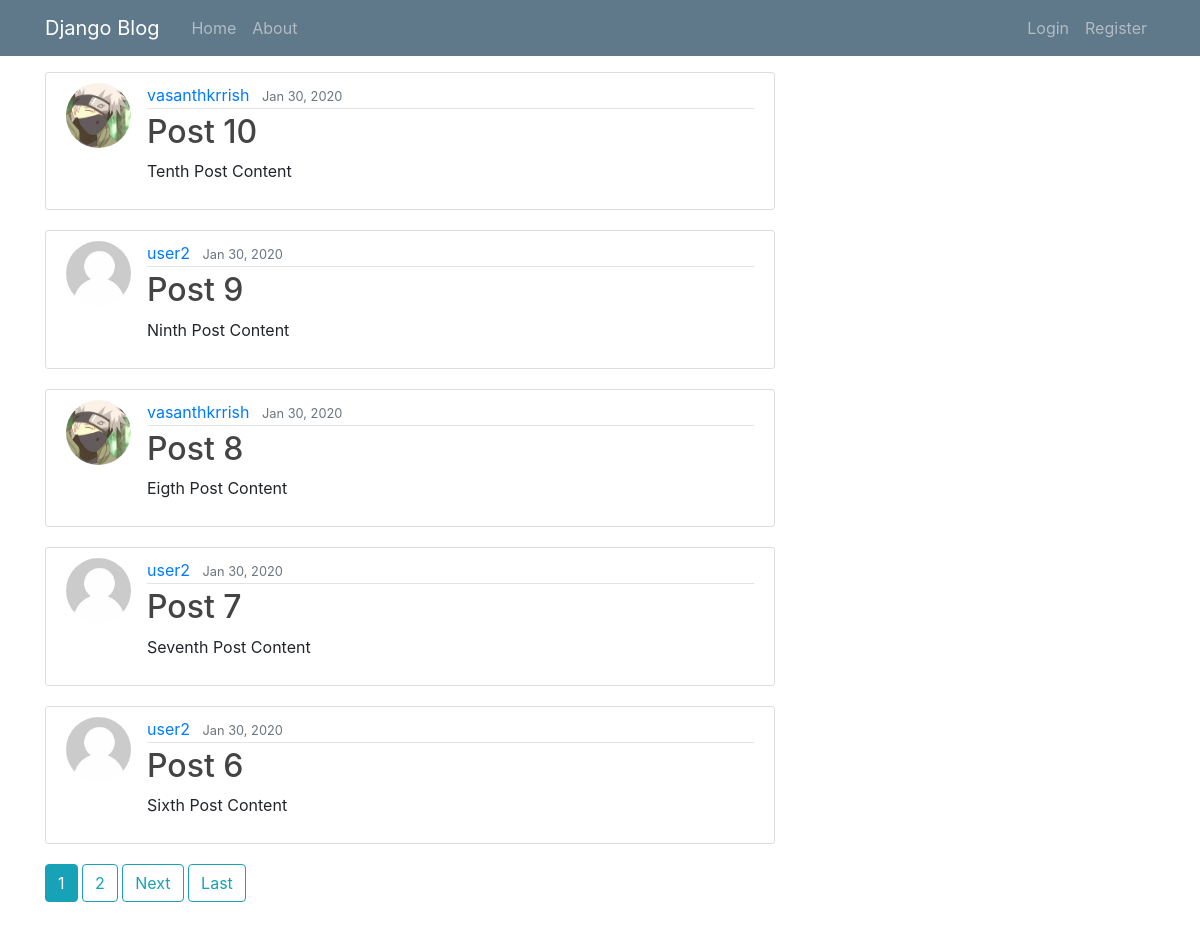
The page / on the database its author committed.
### blog/models.py (models this page shows, shortened)
class Post(models.Model):
    title = models.CharField(max_length=100)
    content = models.TextField()
    date_posted = models.DateTimeField(default = timezone.now)
    author = models.ForeignKey(User, on_delete = models.CASCADE)

### users/models.py (models this page shows, shortened)
class Profile(models.Model):
    user = models.OneToOneField(User, on_delete = models.CASCADE)
    image = models.ImageField(default='default.jpg', upload_to='profile_pics')

### blog/views.py (the view)
# urls.py: path('', PostListView.as_view(), name='blog-home'),
class PostListView(ListView):
    model = Post
    template_name = 'blog/home.html'
    context_object_name = 'posts'
    ordering = ['-date_posted']
    paginate_by = 5

### blog/templates/blog/home.html (shortened to what this page needs)
{% extends 'blog/base.html' %}
{% block content %}
  {% for post in posts %}
      <article class="media content-section">
        <img src="{{ post.author.profile.image.url }}" class='rounded-circle article-img'>
        <div class="media-body">
          <div class="article-metadata">
            <a class="mr-2" href="{% url 'user-posts' post.author.username %}">{{ post.author }}</a>
            <small class="text-muted">{{ post.date_posted|date:"M d, Y" }}</small>
          </div>
          <h2><a class="article-title" href="{% url 'post-detail' post.id %}">{{ post.title }}</a></h2>
          <p class="article-content">{{ post.content }}</p>
        </div>
      </article>
  {% endfor %}
  {% if is_paginated %}
    {% for num in page_obj.paginator.page_range %}
      {% if page_obj.number == num %}
        <a href="?page={{ num }}" class="btn btn-info mb-4">{{ num }}</a>
      {% elif num > page_obj.number|add:'-3' and num < page_obj.number|add:'3' %}
        <a href="?page={{ num }}" class="btn btn-outline-info mb-4">{{ num }}</a>
      {% endif %}
    {% endfor %}
    {% if page_obj.has_next %}
      <a href="?page={{ page_obj.next_page_number }}" class="btn btn-outline-info mb-4">Next</a>
      <a href="?page={{ page_obj.paginator.num_pages  }}" class="btn btn-outline-info mb-4">Last</a>
    {% endif %}
  {% endif %}
{% endblock content %}

### blog/templates/blog/base.html (shortened to what this page needs)
{% load static %}
<!DOCTYPE html>
<html>
    <head>
        <link rel="stylesheet" type="text/css" href="{% static 'blog/main.css' %}">
        <link rel="stylesheet" href="https://maxcdn.bootstrapcdn.com/bootstrap/4.0.0/css/bootstrap.min.css">
    </head>
    <body>
        <br><br><br>
        <header class="site-header">
          <nav class="navbar navbar-expand-md navbar-dark bg-steel fixed-top">
            <div class="container">
              <a class="navbar-brand mr-4" href="{% url 'blog-home' %}">Django Blog</a>
              <div class="collapse navbar-collapse" id="navbarToggle">
                <div class="navbar-nav mr-auto">
                  <a class="nav-item nav-link" href="{% url 'blog-home' %}">Home</a>
                  <a class="nav-item nav-link" href="{% url 'blog-about' %}">About</a>
                </div>
                <div class="navbar-nav">
                  {% if user.is_authenticated %}
                    <a class="nav-item nav-link" href="{% url 'post-create' %}">New Post</a>
                    <a class="nav-item nav-link" href="{% url 'profile' %}">Profile</a>
                    <a class="nav-item nav-link" href="{% url 'logout' %}">Logout</a>
                  {% else %}
                    <a class="nav-item nav-link" href="{% url 'login' %}">Login</a>
                    <a class="nav-item nav-link" href="{% url 'register' %}">Register</a>
                  {% endif %}
                </div>
              </div>
            </div>
          </nav>
        </header>
        <main role="main" class="container">
          <div class="row">
            <div class="col-md-8">
              {% block content %}{% endblock %}
            </div>
          </div>
        </main>
    </body>
</html>

### blog/static/blog/main.css (style rules this page uses)
body { background: #fafafa; color: #333333; margin-top: 5rem; }
h1, h2, h3, h4, h5, h6 { color: #444444; }
.bg-steel { background-color: #5f788a; }
.site-header .navbar-nav .nav-link { color: #cbd5db; }
.content-section { background: #ffffff; padding: 10px 20px; border: 1px solid #dddddd; border-radius: 3px; margin-bottom: 20px; }
.article-title { color: #444444; }
.article-content { white-space: pre-line; }
.article-img { height: 65px; width: 65px; margin-right: 16px; }
.article-metadata { padding-bottom: 1px; margin-bottom: 4px; border-bottom: 1px solid #e3e3e3 }

### rows shown on the page
Post: author.profile.image (picture), author "vasanthkrrish", date_posted "Jan 30, 2020", title "Post 10", content "Tenth Post Content"
Post: author.profile.image (placeholder picture), author "user2", date_posted "Jan 30, 2020", title "Post 9", content "Ninth Post Content"
Post: author.profile.image (picture), author "vasanthkrrish", date_posted "Jan 30, 2020", title "Post 8", content "Eigth Post Content"
Post: author.profile.image (placeholder picture), author "user2", date_posted "Jan 30, 2020", title "Post 7", content "Seventh Post Content"
Post: author.profile.image (placeholder picture), author "user2", date_posted "Jan 30, 2020", title "Post 6", content "Sixth Post Content"

### other values the page prints
{{ num }} "1"
{{ num }} "2"
